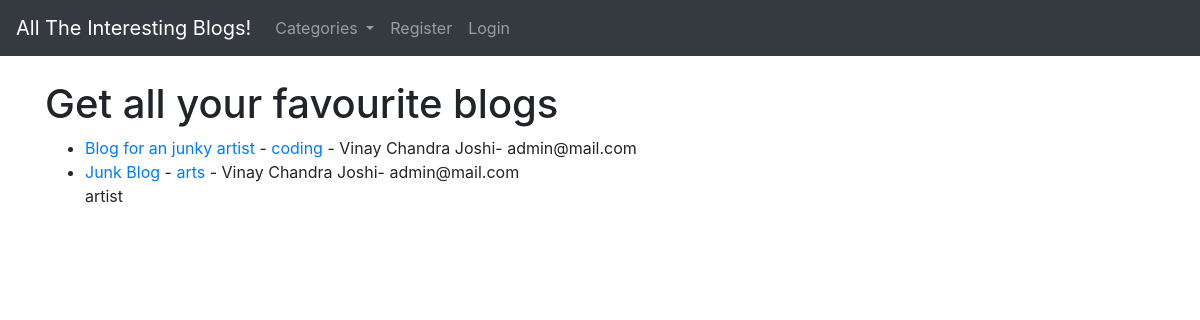
/home/, run on the app's committed database.
### blogApi/models.py (models this page shows, shortened)
class Post(models.Model):
    title = models.CharField(max_length=200)
    auther = models.ForeignKey(User, on_delete=models.CASCADE)
    title_tag = models.CharField(max_length=255)
    header_image = models.ImageField(null=True, blank=True, upload_to='images/')
    body = RichTextField(blank=True, null = True)
    date_publication = models.DateTimeField(auto_now_add=True)
    category = models.CharField(max_length=255, default='coding')
    snippet = models.CharField(max_length=255)

### blogApi/views.py (the view)
# urls.py: path('', PostView.as_view(), name='myview'),
class PostView(View):
    def get(self, request):
        post_objects = Post.objects.order_by('-date_publication')
        return render(request, 'home.html', {'post_object': post_objects})

### blogApi/context_processors.py (called while the page is built)
def blog_Api_Context_Processor(request):
    context = {}
    ur = '/home/'
    if request.path.endswith(ur) or request.path.startswith(ur+'updatePost/')  :
        querySet = Category.objects.all()
        categories = [obj.name for obj in querySet]
        context['categ'] = categories
    return context

### blogApi/templates/home.html (shortened to what this page needs)
{% extends 'base.html' %}
{% block content %}
<h1>Get all your favourite blogs</h1>
<ul>
{% for post in post_object %}
    <li> <a href={% url "article-detail" post.pk %}>{{post.title}}</a> - <a href={% url "get-category" post.category|slugify %}> {{post.category}}</a> - {{post.auther.first_name }} {{ post.auther.last_name }}- {{post.auther.email}}
        </br>{{post.snippet}}</li>
{% endfor %}
</ul>
{% endblock %}

### blogApi/templates/base.html (shortened to what this page needs)
<!doctype html>
<html lang="en">
  <head>
    <link rel="stylesheet" href="https://cdn.jsdelivr.net/npm/bootstrap@4.4.1/dist/css/bootstrap.min.css">
  </head>
  <body>
  <nav class="navbar navbar-expand-lg navbar-dark bg-dark">
  <a class="navbar-brand" href="{% url 'myview' %}">All The Interesting Blogs!</a>
  <div class="collapse navbar-collapse" id="navbarSupportedContent">
    <ul class="navbar-nav mr-auto">
      <li class="nav-item dropdown">
        {% if categ %}
        <a class="nav-link dropdown-toggle" href="#" id="navbarDropdown" role="button" data-toggle="dropdown" aria-haspopup="true" aria-expanded="false">
          Categories
        </a>
        {% endif %}
        </li>
        {% if user.is_authenticated %}
          <li class="nav-item">
          <a class="nav-link" href={% url 'create-post' %}>Create a new Blog</a>
          </li>
          <li class="nav-item">
          <a class="nav-link" href={% url 'add-category' %}>Add-Category</a>
          </li>
        {% else %}
            <li class="nav-item">
            <a class="nav-link" href={% url 'register' %}>Register</a>
          </li>
          <li class="nav-item">
            <a class="nav-link" href={% url 'login' %}>Login</a>
          </li>
        {% endif %}
    </ul>
  </div>
</nav>
  <div class="container">
    {% block content%}
    {% endblock %}
  </div>
  </body>
</html>

### data on the page
Post: title "Blog for an junky artist", category "coding", auther.first_name "Vinay Chandra", auther.last_name "Joshi", auther.email "admin@mail.com"
Post: title "Junk Blog", category "arts", auther.first_name "Vinay Chandra", auther.last_name "Joshi", auther.email "admin@mail.com", snippet "artist"
